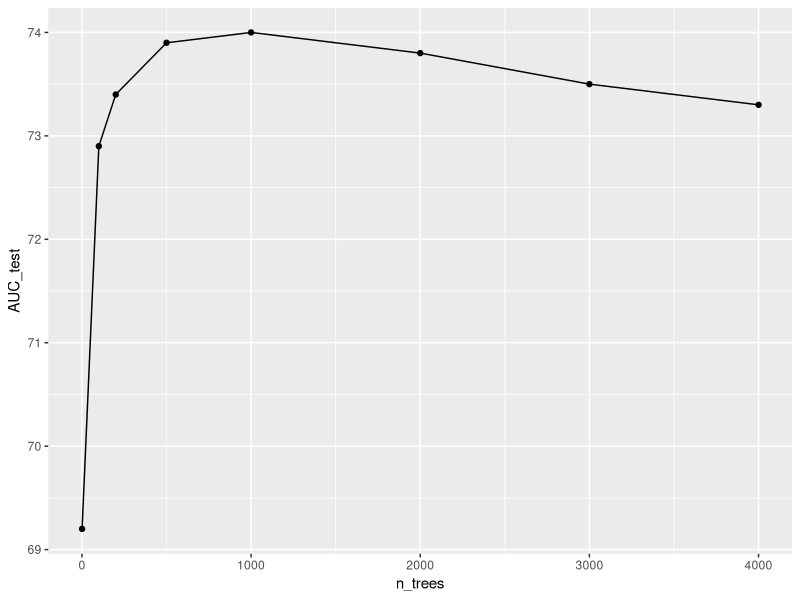

This figure's R source:

library(ggplot2)
library(readr)

d <- read_csv("x-overfit.csv")

ggplot(d, aes(x = n_trees, y = AUC_test)) +
  geom_point() + geom_line() 



